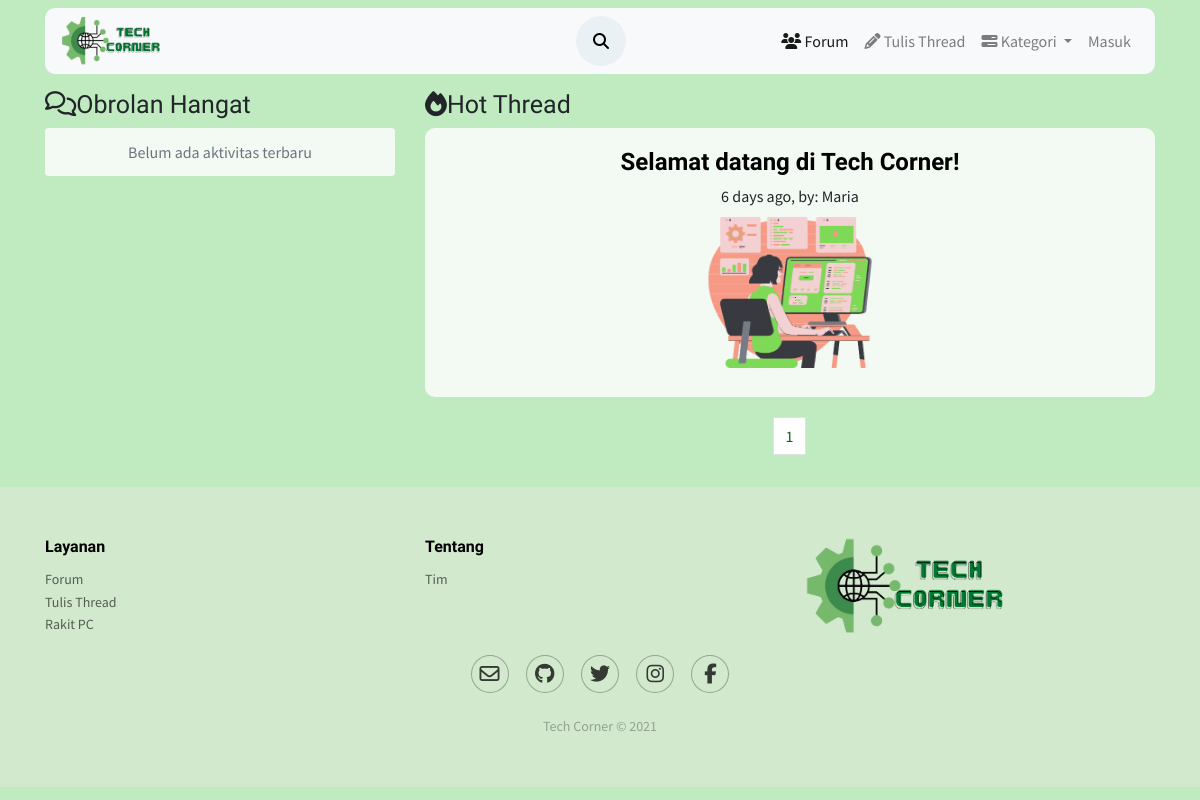
The app's page /forum/kategori/komputer.php, older data.
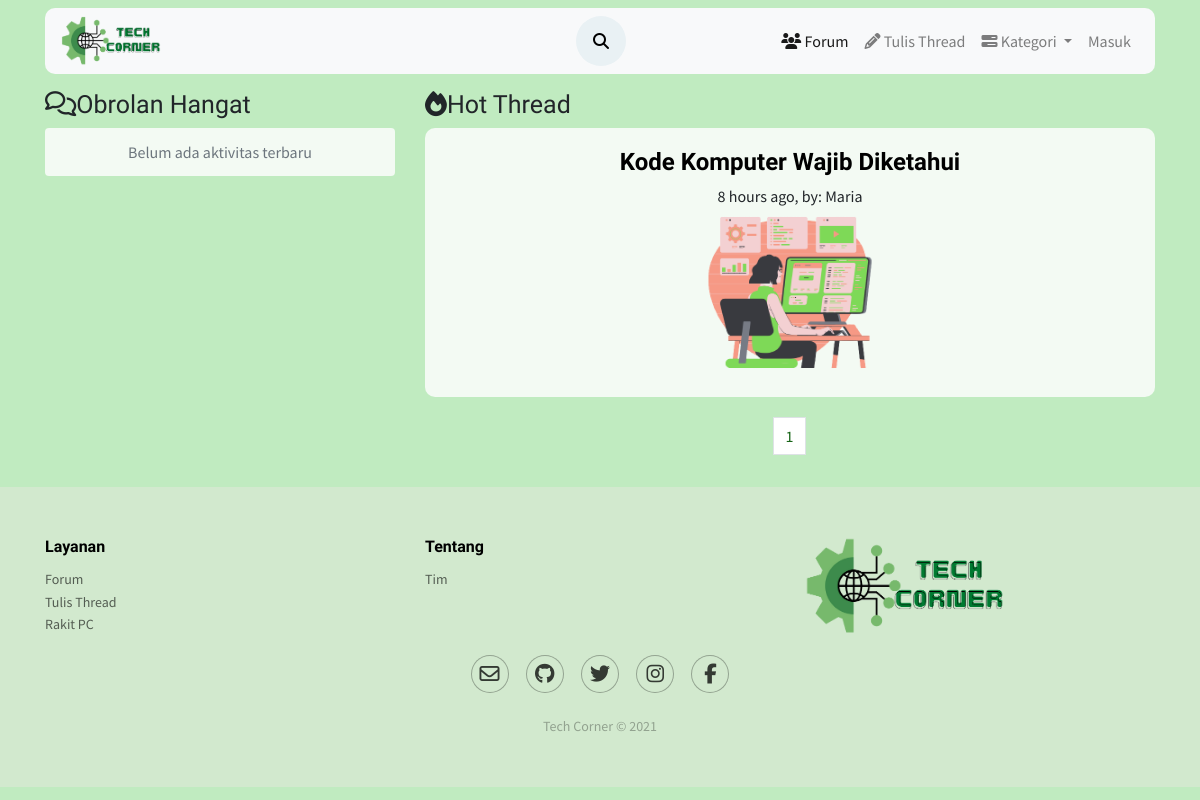
The same page, newer data.
### tables this page shows
CREATE TABLE `posting` (
  `id_thread` int(50) NOT NULL,
  `user_id` int(50) NOT NULL,
  `judul` varchar(200) NOT NULL,
  `konten` text NOT NULL,
  `kategori` varchar(50) NOT NULL,
  `thumb` varchar(50) NOT NULL,
  `tanggal_posting` timestamp NOT NULL DEFAULT current_timestamp(),
  `diubah` varchar(20) DEFAULT NULL
);

CREATE TABLE `users` (
  `id_user` int(11) NOT NULL,
  `username` varchar(50) NOT NULL,
  `email` varchar(100) NOT NULL,
  `password` varchar(100) NOT NULL,
  `name` varchar(100) NOT NULL,
  `foto` varchar(50) NOT NULL,
  `level` varchar(20) NOT NULL,
  `vkey` varchar(200) NOT NULL,
  `verified` enum('0','1') NOT NULL DEFAULT '0' COMMENT '0 = not verified\r\n1 = verified\r\n',
  `created_at` timestamp(6) NOT NULL DEFAULT current_timestamp(6)
);

### forum/funct/function.php (called while the page is built, shortened)
<?php
function query($query)
{
    global $conn;
    $result=mysqli_query($conn,$query);
    $rows=[];
    while($row= mysqli_fetch_assoc($result))
    {
        $rows[]=$row;
    }
    return $rows;
}
function users($id_user)
{
     $query="SELECT * FROM users WHERE
        id_user ='$id_user';";
     return query($query);
}
function times( $time )
{
    $time_difference = time() - $time;
    $condition = array( 12 * 30 * 24 * 60 * 60 =>  'year',
                30 * 24 * 60 * 60       =>  'month',
                24 * 60 * 60            =>  'day',
                60 * 60                 =>  'hour',
                60                      =>  'minute',
                1                       =>  'second'
    );
    foreach( $condition as $secs => $str )
    {
        $d = $time_difference / $secs;
        if( $d >= 1 )
        {
            $t = round( $d );
            return  $t . ' ' . $str . ( $t > 1 ? 's' : '' ) . ' ago';
        }
    }
}
?>

### forum/kategori/komputer.php (the view, shortened to what this page needs)
<?php include('layout/header.php'); ?>
<?php include('../funct/function.php'); ?>
<?php
$jumlah_data_perhalaman = 2;
$jumlahData = count(query("SELECT * FROM posting WHERE kategori ='Komputer & PC'"));
$jumlahpage = ceil($jumlahData / $jumlah_data_perhalaman);
$activepage = (isset($_GET['halaman'])) ? $_GET['halaman'] : 1;
$awal = ($jumlah_data_perhalaman * $activepage) - $jumlah_data_perhalaman;
$list = mysqli_query($conn, "SELECT * FROM posting WHERE kategori='Komputer & PC' ORDER BY tanggal_posting DESC LIMIT $awal,$jumlah_data_perhalaman");
$row = mysqli_fetch_assoc($list);
?>
<div class="container mb-3 mt-3 align-self-center">
    <div class="card-fitur text-center">
        <div class="row">
            <?php
                $komentar_query = "SELECT * FROM komentar WHERE thread_id = ".$row['id_thread']." ORDER BY created_at DESC LIMIT 3 ";
                $komentar_result = mysqli_query($conn, $komentar_query);
            ?>
            <div class="col-6 col-md-4 mb-3 pull-left">
                <h2><i class="fa fa-comments-o" aria-hidden="true"></i>Obrolan Hangat</h2>
                <div class="card">
                    <ul class="list-group list-group-flush">
                        <?php if(mysqli_num_rows($komentar_result) == 0) : ?>
                        <li class="list-group-item">
                            <div class="text-muted">
                                Belum ada aktivitas terbaru
                            </div>
                        </li>
                        <?php endif; ?>
                    </ul>
                </div>
            </div>
            <div class="col-md-8">
                <h2><i class="fa fa-fire" aria-hidden="true"></i>Hot Thread</h2>
                <?php foreach ($list as $data) : ?>
                    <?php foreach ($res = users($data['user_id']) as $user) : ?>
                        <div class="widget">
                            <div class="card media d-flex justify-content-center align-items-center">
                                <div class="card-body d-flex justify-content-center align-items-center">
                                    <div class="media-body">
                                        <h4 class="media-heading">
                                            <a href="../view.php?thread=<?= $data['id_thread'] ?>" target="_self"><b><?= $data['judul'] ?></b></a>
                                        </h4><span class="media-date"><a><?= times(strtotime($data['tanggal_posting'])) ?></a>, by: <a><?= $user['username'] ?></a></span>
                                        <br><a href="../view.php?thread=<?= $data['id_thread'] ?>"><img class="media-object" src="../assets/img/pict1.png" width="300px" alt=""></a>
                                    </div>
                                </div>
                            </div>
                        </div>
                    <?php endforeach; ?>
                <?php endforeach; ?>
                <nav aria-label="Page navigation example">
                    <ul class="pagination justify-content-center">
                        <?php for ($i = 1; $i <= $jumlahpage; $i++) : ?>
                            <?php if ($i === $activepage) : ?>
                                <li class="page-item  "><a class="page-link" href="komputer.php?halaman=<?= $i ?>"><?= $i ?></a></li>
                            <?php else : ?>
                                <li class="page-item "><a class="page-link" href="komputer.php?halaman=<?= $i ?>"><?= $i ?></a></li>
                            <?php endif; ?>
                        <?php endfor; ?>
                    </ul>
                </nav>
            </div>
        </div>
    </div>
</div>
<?php include("layout/footer.php"); ?>

Row changes from the older to the newer data that the page shows:
removed posting: judul "Selamat datang di Tech Corner!", tanggal_posting "6 days ago", users (username "Maria")
added posting: judul "Kode Komputer Wajib Diketahui", tanggal_posting "8 hours ago", users (username "Maria")
